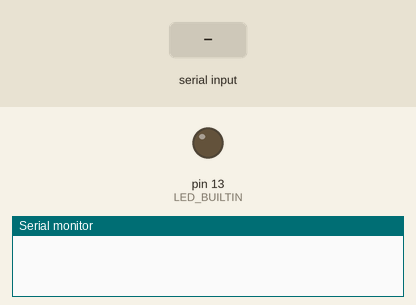
A program run on a simulated Arduino Uno, built with avr-gcc and run on an emulated ATmega328P. On the bench: output pins drawn as LEDs (lit = HIGH), the last lines printed to the serial monitor. The inputs (shaded band) are chosen by the test bench.

Above: at 1.2 s.
1.3 s: "1" received over Serial
At 2.5 s:
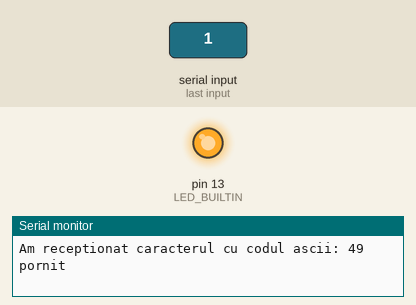
2.8 s: "2" received over Serial
At 3.8 s:
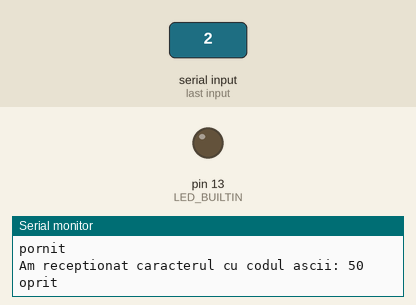
Timing chart, 0 to 5.8 s (numbered marks = the images above; inputs shaded):
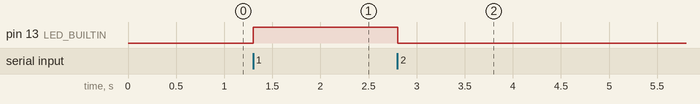

Measured:
- after the input at 1.3 s, pin 13 (LED_BUILTIN): LOW → HIGH at once
- after the input at 2.8 s, pin 13 (LED_BUILTIN): HIGH → LOW at once

The program:

main.cpp
```cpp
#include <Arduino.h>

bool modBlink = false;
bool ledAprins = false;
unsigned long lastBlink = 0;

void setup() {
  Serial.begin(9600);
  pinMode(LED_BUILTIN, OUTPUT);
}

void blink() {
  if (!modBlink)
    return;

  if (ledAprins && millis() - lastBlink >= 1000) {
    digitalWrite(LED_BUILTIN, LOW);
    ledAprins = false;
    lastBlink = millis();
  }

  else if (!ledAprins && millis() - lastBlink >= 10000) {
    digitalWrite(LED_BUILTIN, HIGH);
    ledAprins = true;
    lastBlink = millis();
  }
}


void loop() {

  if (Serial.available() > 0) {
    int sentByte = Serial.read();

    Serial.print("Am receptionat caracterul cu codul ascii: ");
    Serial.println(sentByte);

    if (sentByte == 49) {
      modBlink = false;
      digitalWrite(LED_BUILTIN, HIGH);
      Serial.println("pornit");
    }

    else if (sentByte == 50) {
      modBlink = false;
      digitalWrite(LED_BUILTIN, LOW);
      Serial.println("oprit");
    }

    else if (sentByte == 51) {
      modBlink = true;
      lastBlink = millis();
      Serial.println("blink");
    }
  }

  if (modBlink) {
    blink();
  }
}
```
